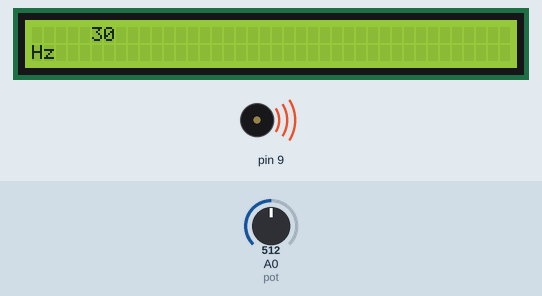
Recording of a sketch running on a simulated Arduino Uno, built with avr-gcc and run on an emulated ATmega328P. On the bench: 40×2 character LCD, buzzer (waves = sounding). Inputs (shaded band) come from the test bench; at power-on: A0 (pot) = 512.

Above: at 1.7 s.
1.8 s: A0 (pot) set to 0
At 2.5 s:
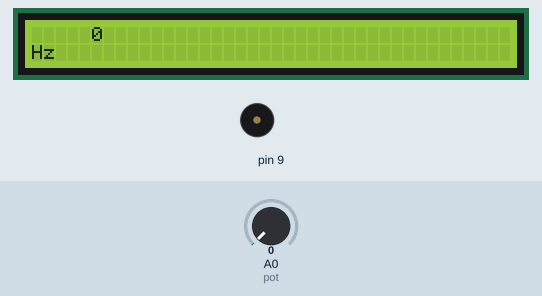
3.5 s: A0 (pot) set to 122
At 4.0 s:
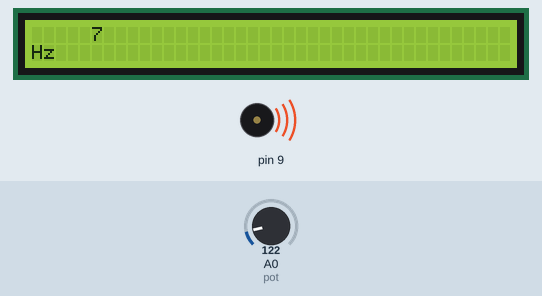
5.0 s: A0 (pot) set to 306
At 5.5 s:
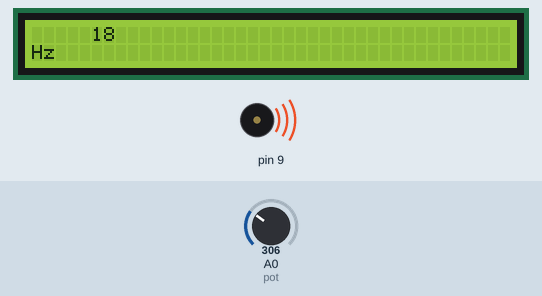
Timing chart, 0 to 8.0 s (numbered marks = the images above; inputs shaded):
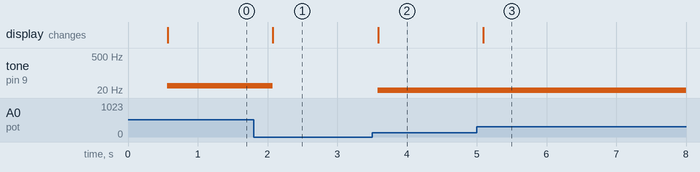

The sketch:

whatsHz.ino
```cpp
#include <toneAC.h>
#include "math.h"
#include <LiquidCrystal.h>

int freq = 0;
int state = 0;
const int pot = A0;

// initialize the library with the numbers of the interface pins
// LiquidCrystal lcd(rs,rw,en,d4,d5,d6,d7);
LiquidCrystal lcd(13, 12, 8, 5, 4, 3, 2);


void setup() {
  // set up the LCD's number of columns and rows:
  lcd.begin(40, 2);
 // Serial.begin(9600);

  lcd.print("Welcome ");
  lcd.println("to PSC!");
  delay(500);
  // set up Serial library at 9600 bps

  pinMode(pot, INPUT);

}

void loop() {

  freq = map( analogRead(pot), 0, 1023, 0, 61);

  toneAC(freq); // Play the frequency (150 Hz to 15 kHz in 10 Hz steps).
//  Serial.println(freq);

  lcd.clear();
  lcd.setCursor(5, 0);
  lcd.print(freq);
  lcd.setCursor(0, 1);
  lcd.print("Hz");
  delay(500);

   }
```

Measured:
- after the input at 1.8 s, tone on pin 9: 30 Hz → silent after 0.27 s; the display: changes after 0.28 s (image 1)
- after the input at 3.5 s, tone on pin 9: silent → 7 Hz after 0.08 s; the display: changes after 0.09 s (image 2)
- after the input at 5.0 s, tone on pin 9: 7 Hz → 18 Hz after 0.09 s; the display: changes after 0.10 s (image 3)
